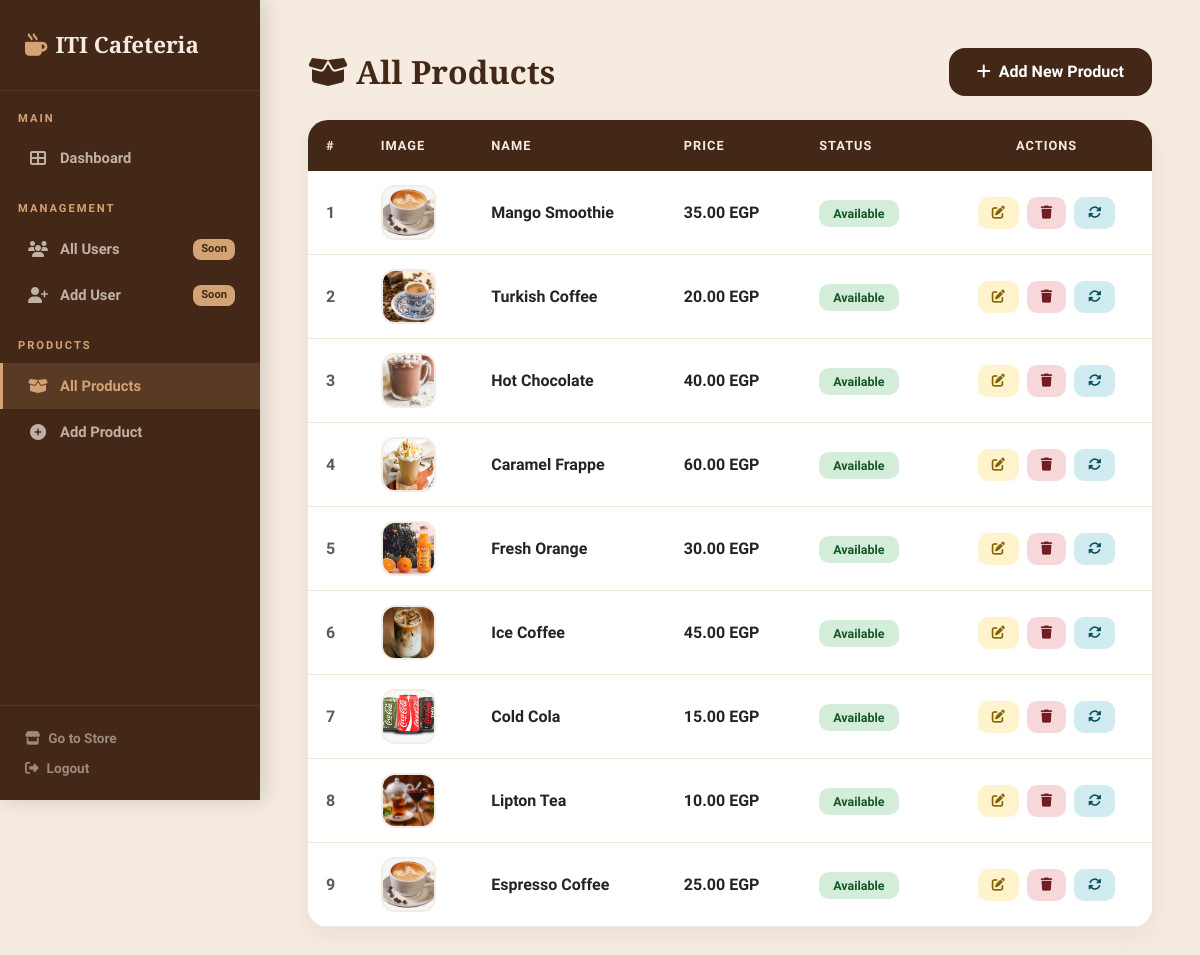
The app's page /Views/products.php with its own data.
### tables this page shows
CREATE TABLE IF NOT EXISTS products (
    id INT AUTO_INCREMENT PRIMARY KEY,
    name VARCHAR(255) NOT NULL,
    price DECIMAL(10,2) NOT NULL,
    img VARCHAR(255) NOT NULL,
    available TINYINT(1) DEFAULT 1
);

### config/Database.php (called while the page is built, shortened)
<?php
class Database
{
    private static $instance = null;
    private $conn;
    private $host = "localhost";
    private $db_name = "cafeteria";
    private $username = "root";
    private $password = "";
    private function __construct()
    {
        try {
            $this->conn = new PDO("mysql:host=" . $this->host, $this->username, $this->password);
            $this->conn->setAttribute(PDO::ATTR_ERRMODE, PDO::ERRMODE_EXCEPTION);
            $this->conn->exec("set names utf8");
            $checkDb = $this->conn->query("SELECT COUNT(*) FROM INFORMATION_SCHEMA.SCHEMATA WHERE SCHEMA_NAME = '{$this->db_name}'");
            if ($checkDb->fetchColumn() == 0) {
                $this->conn->exec("CREATE DATABASE IF NOT EXISTS `{$this->db_name}` CHARACTER SET utf8mb4 COLLATE utf8mb4_unicode_ci");
                $this->conn->exec("USE `{$this->db_name}`");
                $sqlFile = __DIR__ . '/database_setup.sql';
                if (file_exists($sqlFile)) {
                    $sql = file_get_contents($sqlFile);
                    $this->conn->exec($sql);
                }
            } else {
                $this->conn->exec("USE `{$this->db_name}`");
            }
            $this->ensureProductsSchema();
        } catch (PDOException $e) {
            die("❌ Connection Error: " . $e->getMessage());
        }
    }
    private function ensureProductsSchema()
    {
        $tableExistsStmt = $this->conn->prepare(
            "SELECT COUNT(*) FROM INFORMATION_SCHEMA.TABLES WHERE TABLE_SCHEMA = ? AND TABLE_NAME = 'products'"
        );
        $tableExistsStmt->execute([$this->db_name]);
        if ((int)$tableExistsStmt->fetchColumn() === 0) {
            return;
        }
    }
    public static function getInstance()
    {
        if (!self::$instance) {
            self::$instance = new Database();
        }
        return self::$instance;
    }
    public function getConnection()
    {
        return $this->conn;
    }
}

### app/Models/Product.php (called while the page is built, shortened)
<?php
class Product
{
    private $db;
    public function __construct()
    {
        $this->db = \Config\Database::getInstance()->getConnection();
    }
    public function getAll()
    {
        $query = "SELECT * FROM products ORDER BY id DESC";
        $stmt = $this->db->prepare($query);
        $stmt->execute();
        return $stmt->fetchAll(PDO::FETCH_ASSOC);
    }
}

### Views/products.php (the view, shortened to what this page needs)
<?php
require_once __DIR__ . '/../config/Database.php';
require_once __DIR__ . '/../app/Models/Product.php';
$productModel = new \App\Models\Product();
$products = $productModel->getAll();
?>
<!DOCTYPE html>
<html lang="en">
<head>
    <link href="https://cdn.jsdelivr.net/npm/bootstrap@5.3.0/dist/css/bootstrap.min.css" rel="stylesheet">
    <link rel="stylesheet" href="https://cdnjs.cloudflare.com/ajax/libs/font-awesome/6.4.0/css/all.min.css">
</head>
<body>
    <?php include 'includes/sidebar.php'; ?>
    <div class="admin-content">
        <div class="container-fluid p-4 p-md-5">
            <div class="d-flex justify-content-between align-items-center mb-4 flex-wrap gap-3">
                <h1 class="page-header m-0"><i class="fas fa-box-open me-2"></i>All Products</h1>
                <a href="add_product.php" class="btn btn-add-new">
                    <i class="fas fa-plus me-2"></i>Add New Product
                </a>
            </div>
            <div class="table-container">
                <table class="table">
                    <thead>
                        <tr>
                            <th>#</th>
                            <th>Image</th>
                            <th>Name</th>
                            <th>Price</th>
                            <th>Status</th>
                            <th class="text-center">Actions</th>
                        </tr>
                    </thead>
                    <tbody>
                        <?php if (!empty($products)): ?>
                            <?php foreach ($products as $index => $product): ?>
                                <tr>
                                    <td class="fw-bold text-muted"><?= $index + 1 ?></td>
                                    <td>
                                        <img src="../public/assets/images/<?= htmlspecialchars($product['img']) ?>"
                                            onerror="this.src='../public/assets/images/coffee.png'"
                                            class="product-img" alt="<?= htmlspecialchars($product['name']) ?>">
                                    </td>
                                    <td class="fw-bold"><?= htmlspecialchars($product['name']) ?></td>
                                    <td class="fw-bold"><?= number_format($product['price'], 2) ?> EGP</td>
                                    <td>
                                        <?php if (!empty($product['available'])): ?>
                                            <span class="badge-available">Available</span>
                                        <?php else: ?>
                                            <span class="badge-unavailable">Unavailable</span>
                                        <?php endif; ?>
                                    </td>
                                    <td class="text-center">
                                        <div class="d-flex gap-2 justify-content-center">
                                            <a href="edit_product.php?id=<?= $product['id'] ?>" class="btn btn-action btn-edit" title="Edit">
                                                <i class="fas fa-edit"></i>
                                            </a>
                                            <a href="../routes/product_routes.php?action=delete&id=<?= $product['id'] ?>"
                                                class="btn btn-action btn-delete" title="Delete"
                                                onclick="return confirm('Are you sure you want to delete this product?')">
                                                <i class="fas fa-trash"></i>
                                            </a>
                                            <a href="../routes/product_routes.php?action=toggle&id=<?= $product['id'] ?>"
                                                class="btn btn-action btn-toggle" title="Toggle Availability">
                                                <i class="fas fa-sync-alt"></i>
                                            </a>
                                        </div>
                                    </td>
                                </tr>
                            <?php endforeach; ?>
                        <?php endif; ?>
                    </tbody>
                </table>
            </div>
        </div>
    </div>
</body>
</html>

### Views/includes/sidebar.php (shortened to what this page needs)
<?php
$currentPage = basename($_SERVER['PHP_SELF']);
?>
<aside class="admin-sidebar">
    <a href="dashboard.php" class="sidebar-brand">
        <i class="fas fa-mug-hot me-2"></i>ITI Cafeteria
    </a>
    <div class="sidebar-section">Main</div>
    <ul class="sidebar-nav">
        <li>
            <a href="dashboard.php" class="<?= $currentPage === 'dashboard.php' ? 'active' : '' ?>">
                <i class="fas fa-th-large"></i> Dashboard
            </a>
        </li>
    </ul>
    <div class="sidebar-section">Management</div>
    <ul class="sidebar-nav">
        <li>
            <a href="users.php" class="<?= $currentPage === 'users.php' ? 'active' : '' ?>">
                <i class="fas fa-users"></i> All Users
                <span class="sidebar-badge">Soon</span>
            </a>
        </li>
        <li>
            <a href="add_user.php" class="<?= $currentPage === 'add_user.php' ? 'active' : '' ?>">
                <i class="fas fa-user-plus"></i> Add User
                <span class="sidebar-badge">Soon</span>
            </a>
        </li>
    </ul>
    <div class="sidebar-section">Products</div>
    <ul class="sidebar-nav">
        <li>
            <a href="products.php" class="<?= in_array($currentPage, ['products.php', 'edit_product.php']) ? 'active' : '' ?>">
                <i class="fas fa-box-open"></i> All Products
            </a>
        </li>
        <li>
            <a href="add_product.php" class="<?= $currentPage === 'add_product.php' ? 'active' : '' ?>">
                <i class="fas fa-plus-circle"></i> Add Product
            </a>
        </li>
    </ul>
    <div class="sidebar-footer">
        <a href="home.php"><i class="fas fa-store me-2"></i>Go to Store</a>
        <br>
        <a href="logout.php" class="mt-2 d-inline-block"><i class="fas fa-sign-out-alt me-2"></i>Logout</a>
    </div>
</aside>

### Views/products.php (style rules this page uses)
:root { --latte: #f5ebe0; --cappuccino: #d4a373; --espresso: #432818; }
body { background: #f5ebe0; font-family: 'Plus Jakarta Sans', sans-serif; color: var(--espresso); }
.page-header { font-family: 'Playfair Display', serif; font-weight: 900; font-size: 2rem; }
.table-container { background: white; border-radius: 20px; overflow: hidden; box-shadow: 0 8px 25px rgba(67, 40, 24, 0.06); }
.table { margin-bottom: 0; }
.table thead th { background: var(--espresso); color: var(--latte); font-weight: 700; text-transform: uppercase; font-size: 0.8rem; letter-spacing: 1px; padding: 16px 18px; border: none; }
.table tbody td { padding: 14px 18px; vertical-align: middle; border-color: #f0e6da; }
.table tbody tr { transition: background 0.2s; }
.product-img { width: 55px; height: 55px; object-fit: cover; border-radius: 14px; border: 2px solid var(--latte); }
.badge-available { background: #d4edda; color: #155724; padding: 6px 14px; border-radius: 10px; font-weight: 700; font-size: 0.78rem; }
.btn-add-new { background: var(--espresso); color: white; border-radius: 16px; padding: 12px 28px; font-weight: 700; border: none; transition: 0.3s; }
.btn-action { border-radius: 10px; padding: 6px 14px; font-weight: 600; font-size: 0.82rem; border: none; transition: 0.2s; }
.btn-edit { background: #fff3cd; color: #856404; }
.btn-delete { background: #f8d7da; color: #721c24; }
.btn-toggle { background: #d1ecf1; color: #0c5460; }

### Views/includes/sidebar.php (style rules this page uses)
.admin-sidebar { width: 260px; min-height: 100vh; background: #432818; color: #f5ebe0; position: fixed; top: 0; left: 0; z-index: 1000; padding: 0; display: flex; flex-direction: column; box-shadow: 4px 0 20px rgba(0, 0, 0, 0.15); }
.sidebar-brand { padding: 28px 25px; font-family: 'Playfair Display', serif; font-weight: 900; font-size: 1.4rem; color: #f5ebe0; border-bottom: 1px solid rgba(255, 255, 255, 0.08); text-decoration: none; display: block; }
.sidebar-brand i { color: #d4a373; }
.sidebar-section { padding: 20px 18px 8px; font-size: 0.7rem; text-transform: uppercase; letter-spacing: 2px; color: #d4a373; font-weight: 700; }
.sidebar-nav { list-style: none; padding: 0; margin: 0; }
.sidebar-nav li a { display: flex; align-items: center; gap: 12px; padding: 12px 25px; color: rgba(245, 235, 224, 0.7); text-decoration: none; font-weight: 600; font-size: 0.92rem; transition: all 0.2s; border-left: 3px solid transparent; }
.sidebar-nav li a.active { background: rgba(212, 163, 115, 0.15); color: #d4a373; border-left-color: #d4a373; }
.sidebar-nav li a i { width: 20px; text-align: center; font-size: 1rem; }
.sidebar-badge { background: #d4a373; color: #432818; font-size: 0.7rem; padding: 2px 8px; border-radius: 8px; font-weight: 800; margin-left: auto; }
.admin-content { margin-left: 260px; min-height: 100vh; }
.sidebar-footer { margin-top: auto; padding: 20px 25px; border-top: 1px solid rgba(255, 255, 255, 0.08); }
.sidebar-footer a { color: rgba(245, 235, 224, 0.5); text-decoration: none; font-size: 0.85rem; font-weight: 600; transition: 0.2s; }

### records on screen
products: name "Mango Smoothie", price "35.00", available "Available"
products: img (picture), name "Turkish Coffee", price "20.00", available "Available"
products: img (picture), name "Hot Chocolate", price "40.00", available "Available"
products: img (picture), name "Caramel Frappe", price "60.00", available "Available"
products: img (picture), name "Fresh Orange", price "30.00", available "Available"
products: img (picture), name "Ice Coffee", price "45.00", available "Available"
products: img (picture), name "Cold Cola", price "15.00", available "Available"
products: img (picture), name "Lipton Tea", price "10.00", available "Available"
products: img (picture), name "Espresso Coffee", price "25.00", available "Available"
